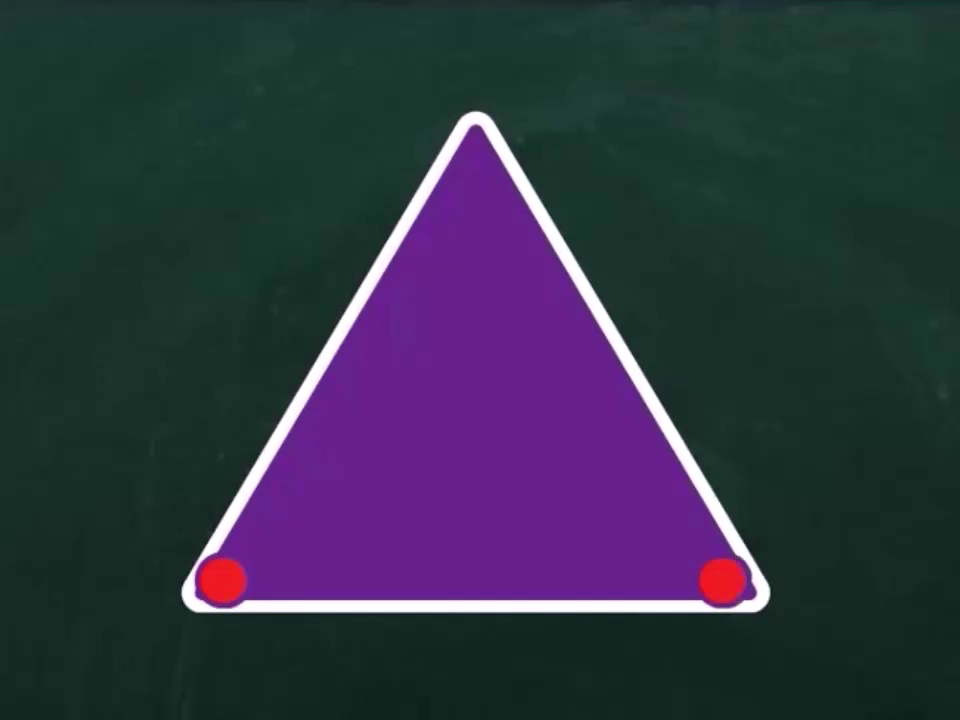
//> input picture frame 286 of Resources/test.mp4, 960 x 720 px
$ ./Source   (built with g++ and OpenCV 4)
//> lines starting //> are read from the running program, lines starting //| are printed output that depends on the picture; after the words box and inside, x2 and y2 are one past the last pixel; in counts of white or black regions, pixels touching at a corner belong together
#include <opencv2\opencv.hpp>
#include <iostream>

using namespace std;
using namespace cv;

void getContours(Mat fDil, Mat frame);

int main() {

	VideoCapture cap("Resources/test.mp4");
	Mat frame, fGray, fBlur, fCanny, fDil;
	Mat kernel = getStructuringElement(MORPH_RECT, Size(3, 3));

	while (true) {

		cap >> frame;
//> frame is the input picture: 720 rows x 960 cols, CV_8UC3; mean B, G, R 67.1, 51.5, 47.3
		cvtColor(frame, fGray, COLOR_BGR2GRAY);
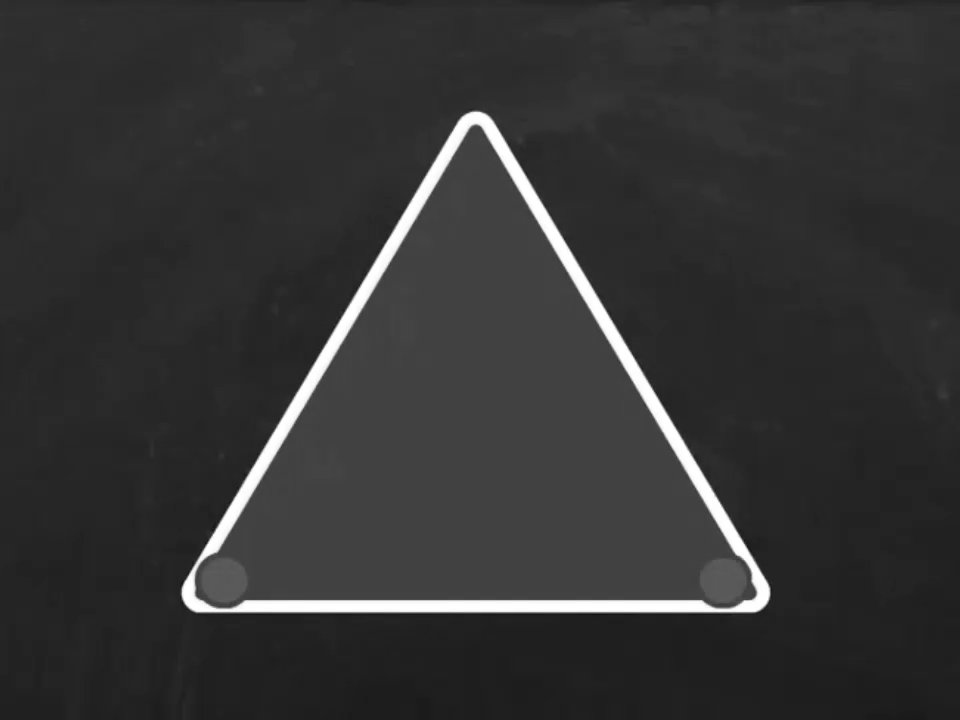
//> fGray: 720 rows x 960 cols, CV_8UC1; min 19, max 255, mean 52
		GaussianBlur(fGray, fBlur, Size(3, 3), 3, 0);
		Canny(fBlur, fCanny, 25, 75);
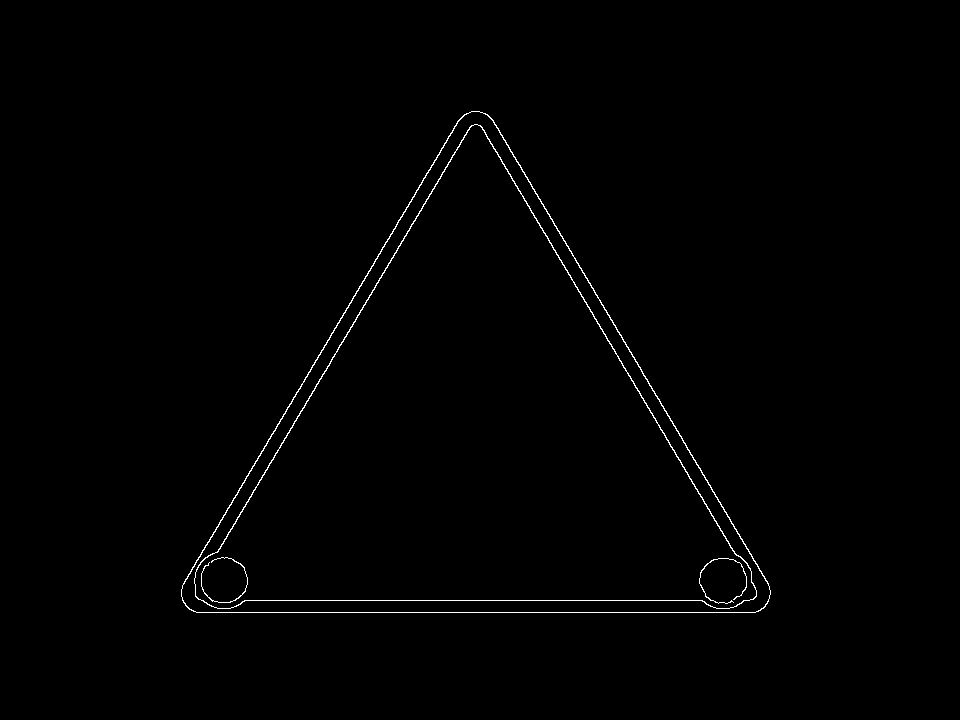
//> fCanny: 720 rows x 960 cols, CV_8UC1; 0.66% white in thin lines or dots, all inside (x1, y1, x2, y2) = (181, 111, 771, 613)
		dilate(fCanny, fDil, kernel);
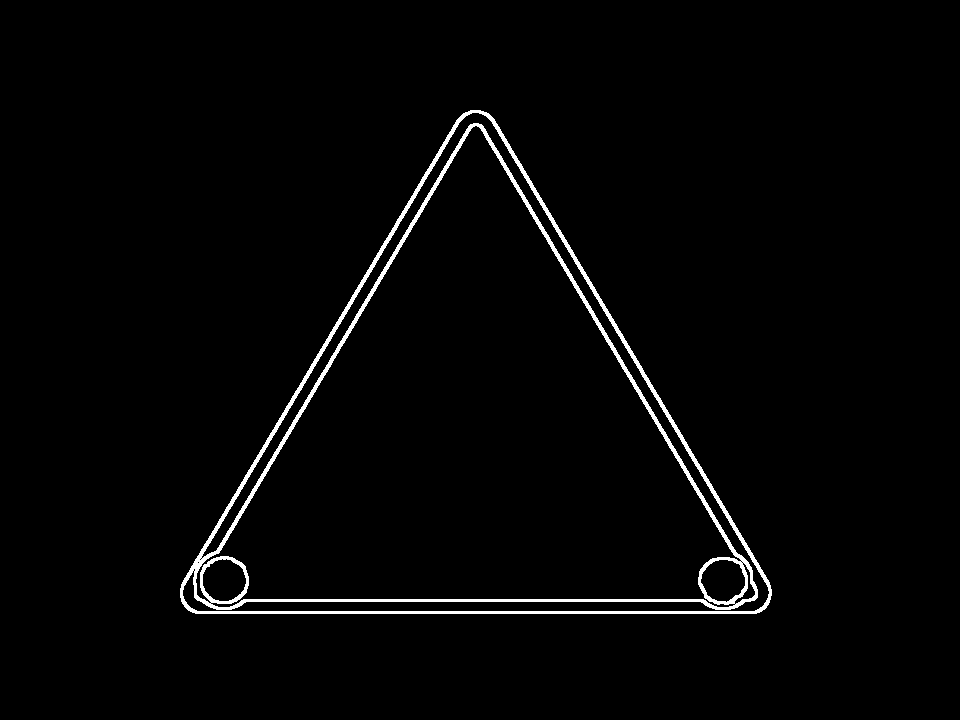
//> fDil: 720 rows x 960 cols, CV_8UC1; 2% white; 1 white region

		if (frame.empty() || fGray.empty()) {

			system("cls");
			cerr << "Empty matrix" << endl;
			break;
		}

		getContours(fDil, frame);

		imshow("Frame", frame);
		// [4 lines of commented-out code are left out]

		if (waitKey(1) == 'q') {

			system("cls");
			cout << "Goodbye" << endl;
			break;
		}
	}

	return 0;
}

void getContours(Mat fDil, Mat frame) {

	vector<vector<Point>> contours;
	vector<Vec4i> hairarchy;
	findContours(fDil, contours, hairarchy, RETR_EXTERNAL, CHAIN_APPROX_SIMPLE);
//> contours = 1 contour; box (x1, y1, x2, y2) and area: (180, 110, 772, 614) 162710; hairarchy = 1 item: [-1, -1, -1, -1]
	//drawContours(frame, contours, -1, Scalar(255, 0, 255), 3);

	vector<vector<Point>> conPoly(contours.size());
//> conPoly = 1 empty contours
	vector<Rect> boundRect(contours.size());
//> boundRect = 1 Rect (x, y, width, height): [0, 0, 0, 0]
	string objectType;

	// Bounding box
	for (int i = 0; i < contours.size(); i++) {

		int area = contourArea(contours[i]);
		//system("cls");
		cout << area << endl;

		if (area > 100000) {

			float peri = arcLength(contours[i], true);
			approxPolyDP(contours[i], conPoly[i], 0.02 * peri, true);
			//cout << conPoly[i].size() << endl;
			boundRect[i] = boundingRect(conPoly[i]);
			rectangle(frame, boundRect[i].tl(), boundRect[i].br(), Scalar(0, 255, 0), 3);
		}
	}
//> this loop made 1 pass
//> (area, peri) on pass 1: (162710, 1840)
//| 162710
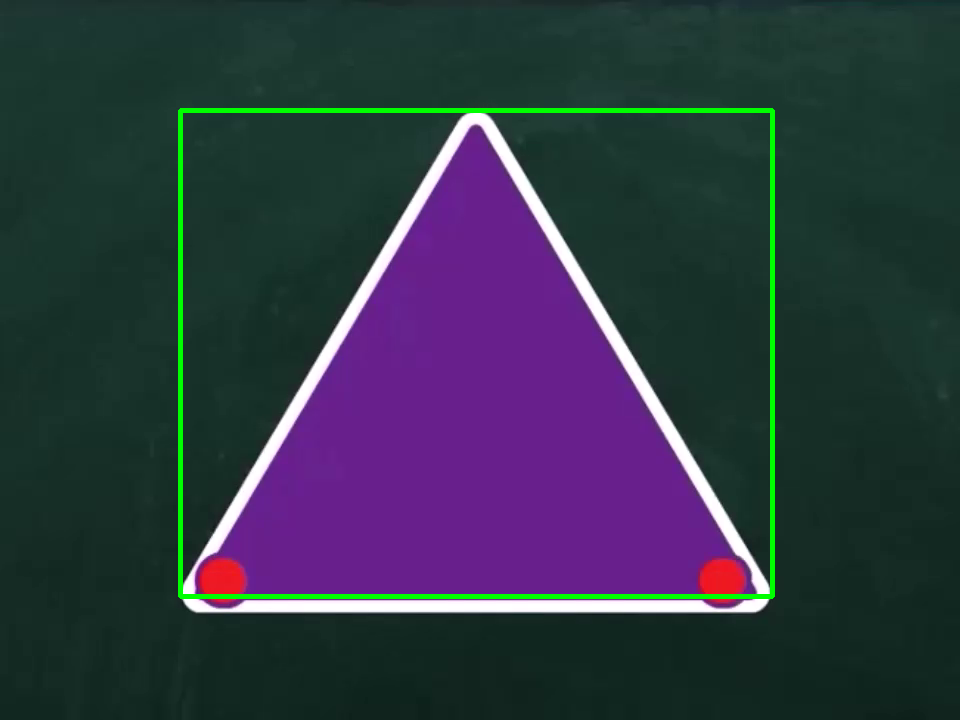
//> frame: 720 rows x 960 cols, CV_8UC3; 1.56% of pixels changed, all inside (x1, y1, x2, y2) = (178, 108, 775, 599)

	// Adding name to our shapes
	for (int i = 0; i < contours.size(); i++) {

		int area = contourArea(contours[i]);
		//system("cls");
		//cout << area << endl;

		if (area > 100000) {

			float peri = arcLength(contours[i], true);
			approxPolyDP(contours[i], conPoly[i], 0.02 * peri, true);
			boundRect[i] = boundingRect(conPoly[i]);

			int objCorn = (int)conPoly[i].size();

			if (objCorn == 3) { objectType = "Tri"; }
			if (objCorn == 4) {

				float aspRatio = (float)boundRect[i].width / (float)boundRect[i].height;
				//cout << aspRatio << endl;
				if (aspRatio > 0.95 && aspRatio < 1.05) { objectType = "Square"; }
				else { objectType = "Rect"; }
			}
			if (objCorn > 4) { objectType = "Circle"; }

			putText(frame, objectType, { boundRect[i].x, boundRect[i].y - 5 },
				FONT_HERSHEY_PLAIN, 1.4, Scalar(0, 69, 255), 2);
		}
	}
//> this loop made 1 pass
//> (area, peri, objCorn) on pass 1: (162710, 1840, 3)
//> the 'q' key is pressed
}

$ run again, starting later in the video
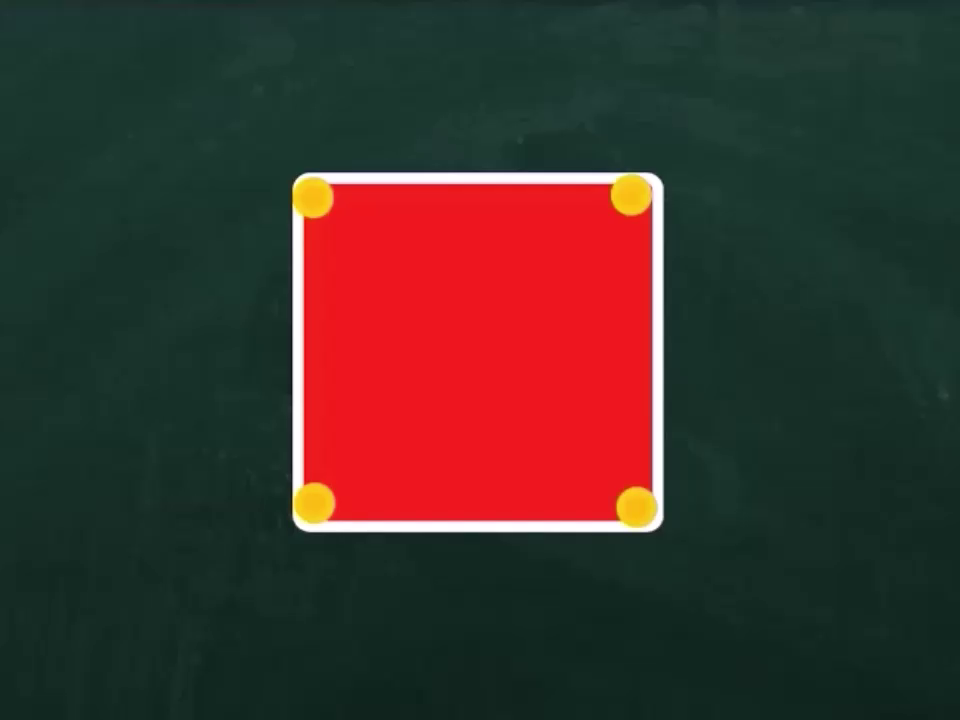
//> input picture frame 1287 of Resources/test.mp4, 960 x 720 px
//> frame is the input picture: 720 rows x 960 cols, CV_8UC3; mean B, G, R 43.4, 49.2, 64.7
//> `Canny(fBlur, fCanny, 25, 75);`:
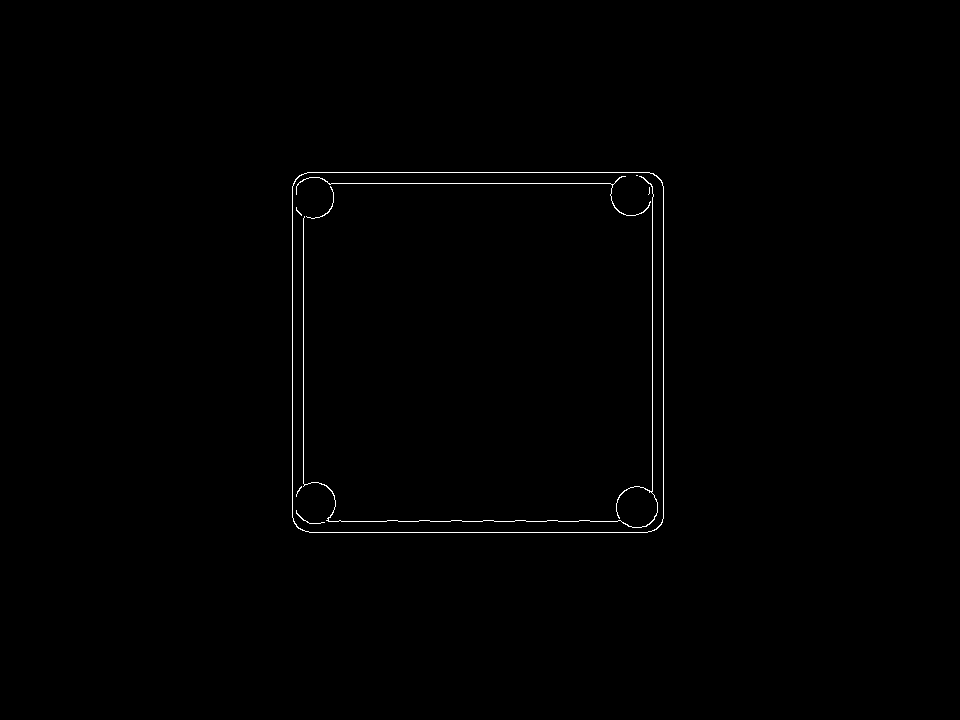
//> fCanny: 720 rows x 960 cols, CV_8UC1; 0.45% white in thin lines or dots, all inside (x1, y1, x2, y2) = (292, 172, 664, 533)
//> fDil: 720 rows x 960 cols, CV_8UC1; 1.4% white; 1 white region
//> contours = 1 contour; box (x1, y1, x2, y2) and area: (291, 171, 665, 534) 134761; hairarchy = 1 item: [-1, -1, -1, -1]
//> conPoly = 1 empty contours
//> boundRect = 1 Rect (x, y, width, height): [0, 0, 0, 0]
//> the loop in getContours, `for (int i = 0; i < contours.size(); i++)` made 1 pass
//> (area, peri) on pass 1: (134761, 1446.6)
//> (printed output is left out)
//> the loop in getContours, `for (int i = 0; i < contours.size(); i++)` made 1 pass
//> (area, peri, objCorn, aspRatio) on pass 1: (134761, 1446.6, 4, 1.04)
//> pass 1, in getContours, `putText(frame, objectType, { boundRect[i].x, boundRect[i].y - 5 }, FON..`:
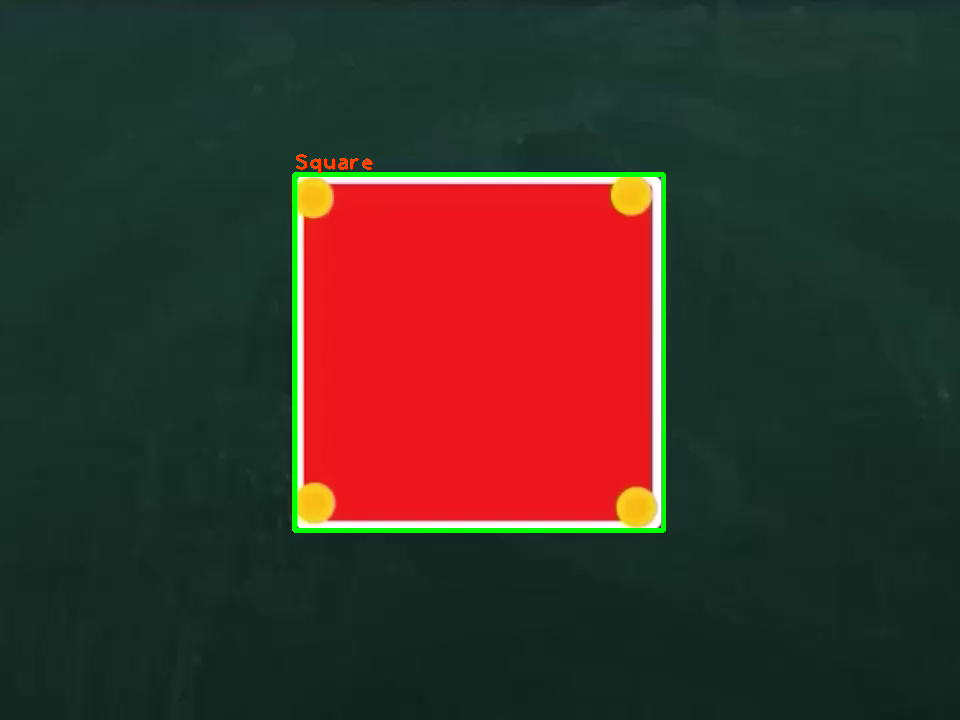
//> frame: 720 rows x 960 cols, CV_8UC3; mean B, G, R 41.4, 49.8, 62.8

$ run again, starting later in the video
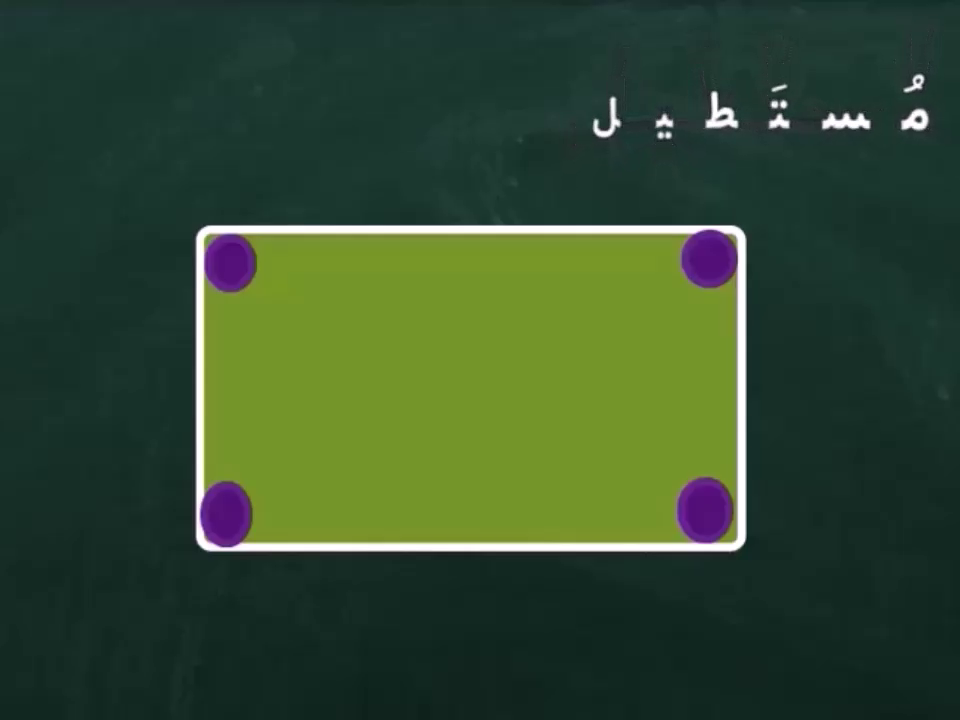
//> input picture frame 2288 of Resources/test.mp4, 960 x 720 px
//> frame is the input picture: 720 rows x 960 cols, CV_8UC3; mean B, G, R 47.6, 75.2, 51.1
//> `Canny(fBlur, fCanny, 25, 75);`:
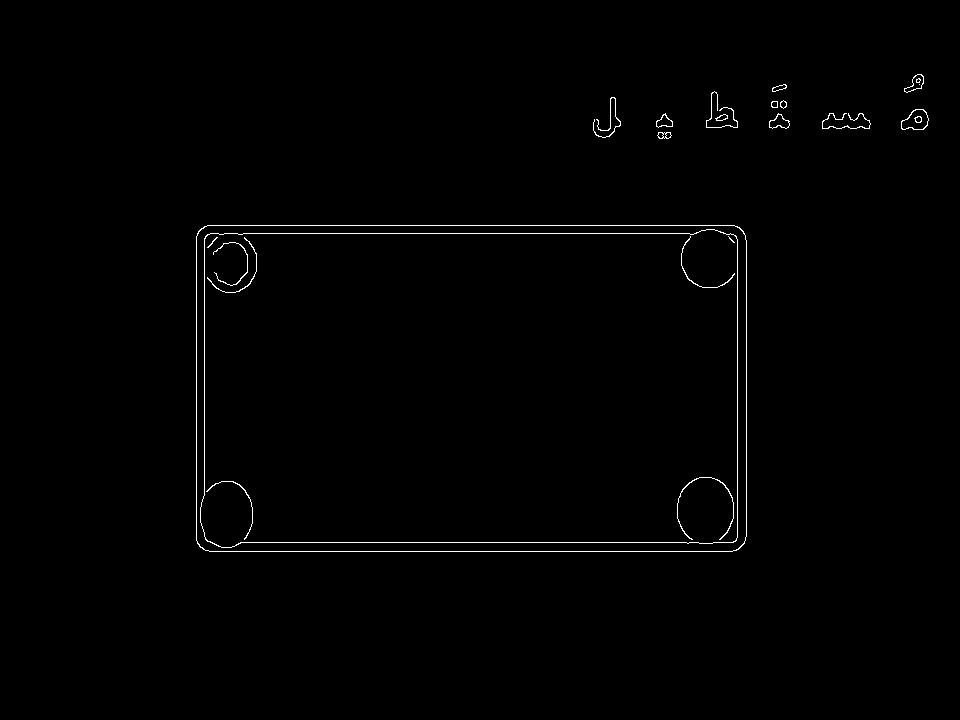
//> fCanny: 720 rows x 960 cols, CV_8UC1; 0.73% white in thin lines or dots, all inside (x1, y1, x2, y2) = (196, 74, 929, 552)
//> fDil: 720 rows x 960 cols, CV_8UC1; 2.2% white; 15 white regions
//> contours = 11 contours; largest, box (x1, y1, x2, y2) and area: (195, 224, 748, 553) 180854, (705, 90, 739, 129) 712, (821, 112, 872, 130) 670, (592, 96, 622, 139) 524, (900, 108, 930, 131) 502; hairarchy = 11 items, first 8: [1, -1, -1, -1], [2, 0, -1, -1], [3, 1, -1, -1], [4, 2, -1, -1], [5, 3, -1, -1], [6, 4, -1, -1], [7, 5, -1, -1], [8, 6, -1, -1]
//> conPoly = 11 empty contours
//> the loop in getContours, `for (int i = 0; i < contours.size(); i++)` made 11 passes
//> (area, peri) on pass 1: (180853, 1739.5)
//> (printed output is left out)
//> the loop in getContours, `for (int i = 0; i < contours.size(); i++)` made 11 passes
//> (area, peri, objCorn, aspRatio) on pass 1: (180853, 1739.5, 4, 1.69)
//> pass 1, in getContours, `putText(frame, objectType, { boundRect[i].x, boundRect[i].y - 5 }, FON..`:
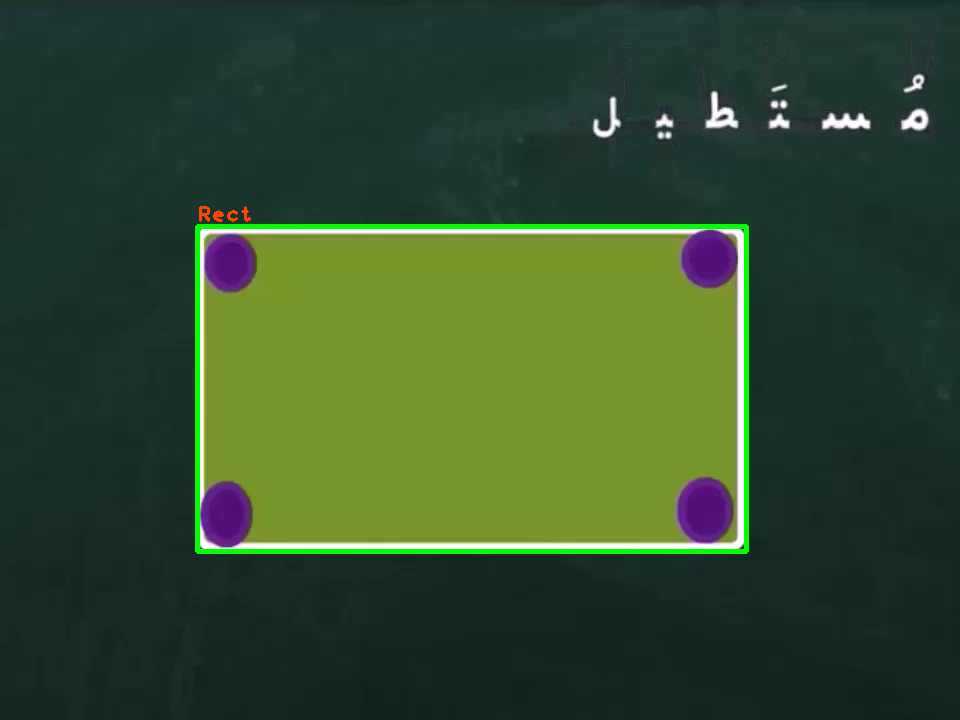
//> frame: 720 rows x 960 cols, CV_8UC3; mean B, G, R 45.5, 76.4, 49.2
